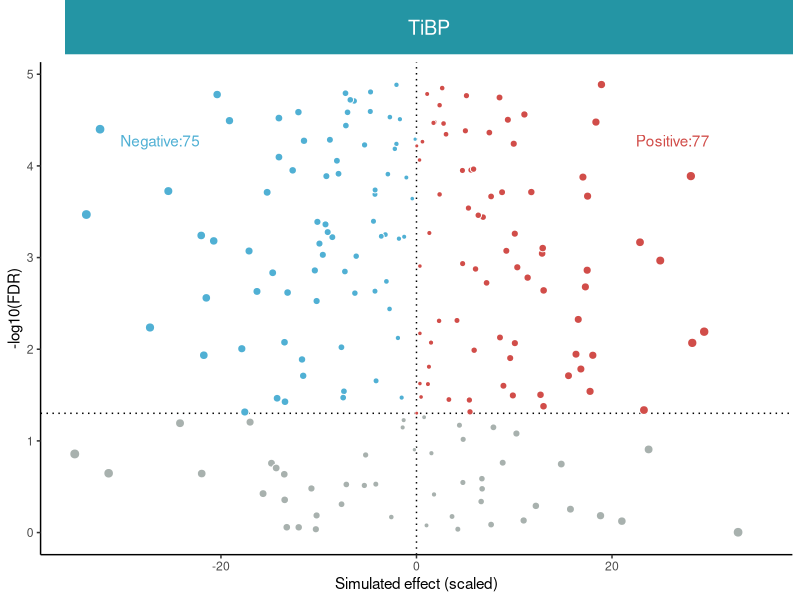
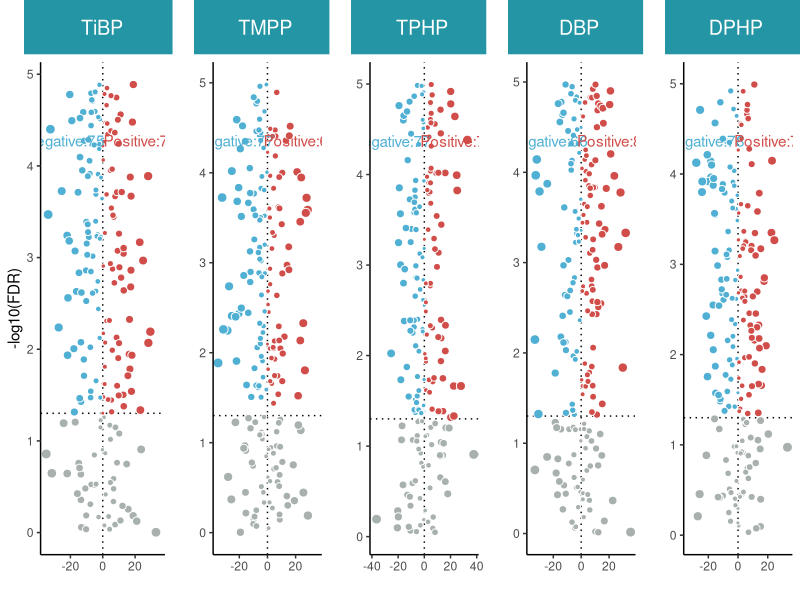

Write the R code that produced these figures, in order.
# =============================================================================
# 批量火山图
# organized：线性脚本 + 中文分节；路径相对本条目目录
# =============================================================================
# =============================================================================

script_dir <- tryCatch(
  dirname(normalizePath(sys.frame(1)$ofile)),
  error = function(e) {
    args <- commandArgs(trailingOnly = FALSE)
    file_arg <- grep("^--file=", args, value = TRUE)
    if (length(file_arg)) dirname(normalizePath(sub("^--file=", "", file_arg))) else normalizePath(getwd())
  }
)
root <- if (basename(script_dir) == "code") dirname(script_dir) else script_dir
set.seed(20260912)
out_dir <- file.path(root, "output", "figures")
dir.create(out_dir, recursive = TRUE, showWarnings = FALSE)

suppressPackageStartupMessages({
  library(ggplot2)
  library(dplyr)
  library(tidyr)
  library(readr)
  library(tibble)
  library(stringr)
  library(forcats)
})

library(readxl)
# library(tidyverse) 已在文件头拆包
library(ggplot2)
library(cowplot)
library(grid)

# 模拟数据：仅演示多组比较布局，不对应真实效应或统计结论。
Pollutant_names <- c("TiBP", "TMPP", "TPHP", "DBP", "DPHP")
data <- data.frame(Pollutant = factor(rep(Pollutant_names, each = 200), levels = Pollutant_names),
 Estimate = rnorm(1000, 0, 0.12), FDR = 10^(-runif(1000, 0, 5)), Assiciation = "Not significant")

# 新建group列：如果FDR不显著，为灰色；
data$group <- data$Assiciation
data$group[data$FDR<0.05 & data$Estimate<0] <- "Negative"
data$group[data$FDR<0.05 & data$Estimate>0] <- "Positive"
data$group[data$FDR>0.05] <- "Not significant"

# 单独绘图：
plot_data <- data %>% filter(Pollutant == Pollutant_names[1])
xlim_value <- max(abs(plot_data$Estimate*100))
ylim_value <- max(-log10(plot_data$FDR))
p1 <- ggplot(plot_data)+
  geom_vline(xintercept = 0, linetype = 3)+
  geom_hline(yintercept = -log10(0.05), linetype = 3)+
  geom_point(aes(Estimate*100, -log10(FDR), size = abs(Estimate),
                 fill = group), shape = 21, color = "white")+
  annotate("text", x = -xlim_value*3/4, y = ylim_value*7/8, color = "#50b0d4",
           label = paste0("Negative:", sum(plot_data$group == "Negative")))+
  annotate("text", x = xlim_value*3/4, y = ylim_value*7/8, color = "#d14d49",
           label = paste0("Positive:", sum(plot_data$group == "Positive")))+
  xlab("Simulated effect (scaled)")+
  scale_fill_manual(values = c("Negative" = "#50b0d4",
                               "Positive" = "#d14d49",
                               "Not significant" = "#a8b1ae"))+
  scale_size_continuous(range = c(1, 3))+
  xlim(-xlim_value, xlim_value)+
  theme_classic()+
  theme(legend.position = "none",
        plot.title = element_text(hjust = 0.5))


# 由于标题有个背景，ggplot2不太好加，分面的话又会导致坐标轴不好加，
# 这个办法也是权宜之计，属实是有点杀鸡用牛刀了，可以在AI中轻松绘制；
title_plot <- ggplot() +
  theme_void() +
  xlim(-0.108, 0.092)+
  annotation_custom(grob = rectGrob(gp = gpar(fill = "#2495a4", col = NA)),
                    xmin = -0.1, xmax = 0.1, ymin = -0.5, ymax = 1.5)+
  annotate("text", x = 0, y = 0.5, label = Pollutant_names[1],
           size = 5, hjust = 0.5, color = "white")

pdf(file.path(out_dir, "plot.pdf"), height = 4, width = 5)
plot_grid(title_plot, p1, ncol = 1, rel_heights = c(1, 10))
dev.off()



############ 批量绘图 -------------
plot_list <- list()
for (i in 1:length(Pollutant_names)) {
  plot_data <- data %>% filter(Pollutant == Pollutant_names[i])
  xlim_value <- max(abs(plot_data$Estimate*100))
  ylim_value <- max(-log10(plot_data$FDR))
  if (i == 1) {
    p1 <- ggplot(plot_data)+
      geom_vline(xintercept = 0, linetype = 3)+
      geom_hline(yintercept = -log10(0.05), linetype = 3)+
      geom_point(aes(Estimate*100, -log10(FDR), size = abs(Estimate),
                     fill = group), shape = 21, color = "white")+
      annotate("text", x = -xlim_value*2/3, y = ylim_value*7/8, color = "#50b0d4",
               label = paste0("Negative:", sum(plot_data$group == "Negative")))+
      annotate("text", x = xlim_value*2/3, y = ylim_value*7/8, color = "#d14d49",
               label = paste0("Positive:", sum(plot_data$group == "Positive")))+
      xlab("")+
      scale_fill_manual(values = c("Negative" = "#50b0d4",
                                   "Positive" = "#d14d49",
                                   "Not significant" = "#a8b1ae"))+
      scale_size_continuous(range = c(1, 3))+
      xlim(-xlim_value, xlim_value)+
      theme_classic()+
      theme(legend.position = "none",
            plot.title = element_text(hjust = 0.5))


    # 由于标题有个背景，ggplot2不太好加，分面的话又会导致坐标轴不好加，
    # 这个办法也是权宜之计，属实是有点杀鸡用牛刀了，可以在AI中轻松绘制；
    title_plot <- ggplot() +
      theme_void() +
      xlim(-0.12, 0.08)+
      annotation_custom(grob = rectGrob(gp = gpar(fill = "#2495a4", col = NA)),
                        xmin = -0.1, xmax = 0.1, ymin = -0.5, ymax = 1.5)+
      annotate("text", x = 0, y = 0.5, label = Pollutant_names[i],
               size = 5, hjust = 0.5, color = "white")
  } else {
    p1 <- ggplot(plot_data)+
      geom_vline(xintercept = 0, linetype = 3)+
      geom_hline(yintercept = -log10(0.05), linetype = 3)+
      geom_point(aes(Estimate*100, -log10(FDR), size = abs(Estimate),
                     fill = group), shape = 21, color = "white")+
      annotate("text", x = -xlim_value*2/3, y = ylim_value*7/8, color = "#50b0d4",
               label = paste0("Negative:", sum(plot_data$group == "Negative")))+
      annotate("text", x = xlim_value*2/3, y = ylim_value*7/8, color = "#d14d49",
               label = paste0("Positive:", sum(plot_data$group == "Positive")))+
      xlab("")+
      ylab("")+
      scale_fill_manual(values = c("Negative" = "#50b0d4",
                                   "Positive" = "#d14d49",
                                   "Not significant" = "#a8b1ae"))+
      scale_size_continuous(range = c(1, 3))+
      xlim(-xlim_value, xlim_value)+
      theme_classic()+
      theme(legend.position = "none",
            plot.title = element_text(hjust = 0.5))


    # 由于标题有个背景，ggplot2不太好加，分面的话又会导致坐标轴不好加，
    # 这个办法也是权宜之计，属实是有点杀鸡用牛刀了，可以在AI中轻松绘制；
    title_plot <- ggplot() +
      theme_void() +
      xlim(-0.12, 0.08)+
      annotation_custom(grob = rectGrob(gp = gpar(fill = "#2495a4", col = NA)),
                        xmin = -0.1, xmax = 0.1, ymin = -0.5, ymax = 1.5)+
      annotate("text", x = 0, y = 0.5, label = Pollutant_names[i],
               size = 5, hjust = 0.5, color = "white")
  }

  plot_list[[i]] <- plot_grid(title_plot, p1, ncol = 1, rel_heights = c(1, 10))
}

pdf(file.path(out_dir, "plot_all.pdf"), height = 3, width = 15)
plot_grid(plotlist = plot_list, nrow = 1, rel_widths = c(1.1, 1, 1, 1, 1))
dev.off()

ggplot2::ggsave(file.path(root, "preview.png"), plot = cowplot::plot_grid(plotlist = plot_list, nrow = 1, rel_widths = c(1.1,1,1,1,1)), width = 15, height = 3, dpi = 200, bg = "white")
